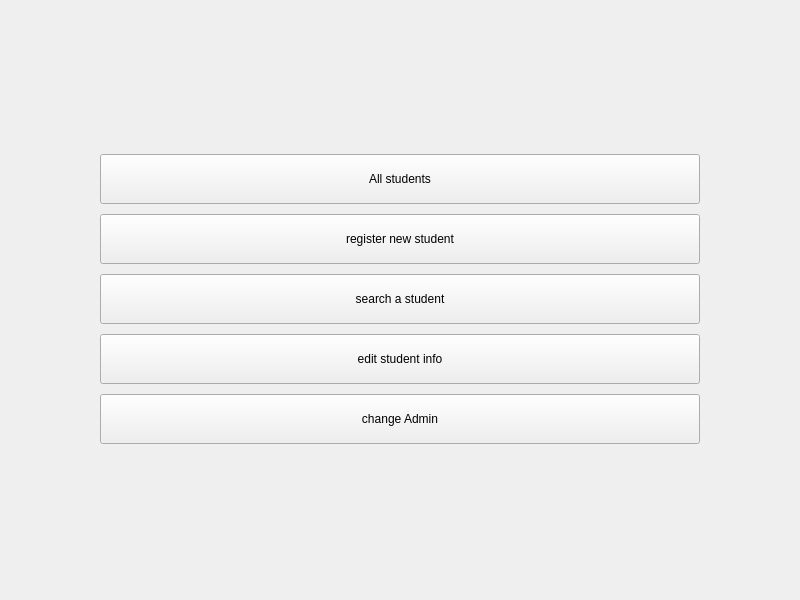
<?xml version="1.0" encoding="UTF-8"?>
<ui version="4.0">
 <class>MainWindow</class>
 <widget class="QMainWindow" name="MainWindow">
  <property name="geometry">
   <rect>
    <x>0</x>
    <y>0</y>
    <width>800</width>
    <height>600</height>
   </rect>
  </property>
  <property name="windowTitle">
   <string>Student system</string>
  </property>
  <property name="windowIcon">
   <iconset resource="resources.qrc">
    <normaloff>:/icons/icon.png</normaloff>:/icons/icon.png</iconset>
  </property>
  <widget class="QWidget" name="centralwidget">
   <layout class="QVBoxLayout" name="verticalLayout">
    <property name="leftMargin">
     <number>100</number>
    </property>
    <property name="topMargin">
     <number>150</number>
    </property>
    <property name="rightMargin">
     <number>100</number>
    </property>
    <property name="bottomMargin">
     <number>150</number>
    </property>
    <item>
     <widget class="QPushButton" name="allStudentsBtn">
      <property name="minimumSize">
       <size>
        <width>0</width>
        <height>50</height>
       </size>
      </property>
      <property name="text">
       <string>All students</string>
      </property>
     </widget>
    </item>
    <item>
     <widget class="QPushButton" name="registerBtn">
      <property name="minimumSize">
       <size>
        <width>0</width>
        <height>50</height>
       </size>
      </property>
      <property name="text">
       <string>register new student</string>
      </property>
      <property name="iconSize">
       <size>
        <width>30</width>
        <height>30</height>
       </size>
      </property>
     </widget>
    </item>
    <item>
     <widget class="QPushButton" name="searchBtn">
      <property name="minimumSize">
       <size>
        <width>0</width>
        <height>50</height>
       </size>
      </property>
      <property name="text">
       <string>search a student</string>
      </property>
     </widget>
    </item>
    <item>
     <widget class="QPushButton" name="editStudentBtn">
      <property name="minimumSize">
       <size>
        <width>0</width>
        <height>50</height>
       </size>
      </property>
      <property name="text">
       <string>edit student info</string>
      </property>
     </widget>
    </item>
    <item>
     <widget class="QPushButton" name="changeAdminBtn">
      <property name="minimumSize">
       <size>
        <width>0</width>
        <height>50</height>
       </size>
      </property>
      <property name="text">
       <string>change Admin</string>
      </property>
     </widget>
    </item>
   </layout>
  </widget>
 </widget>
 <resources>
  <include location="resources.qrc"/>
 </resources>
 <connections/>
</ui>
